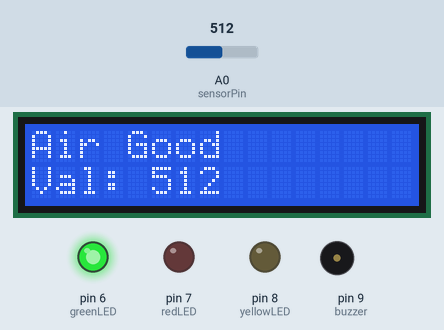
Simulated run of this sketch. Board: Arduino Uno, built with avr-gcc and run on an emulated ATmega328P. Shown: 16×2 character LCD, output pins drawn as LEDs (lit = HIGH), buzzer (waves = sounding, pin HIGH). Dashed ring = blinking. The inputs (shaded band) are chosen by the test bench; at power-on: A0 (sensorPin) = 512.

Above: at 1.2 s.
1.3 s: A0 (sensorPin) set to 534
At 2.6 s:
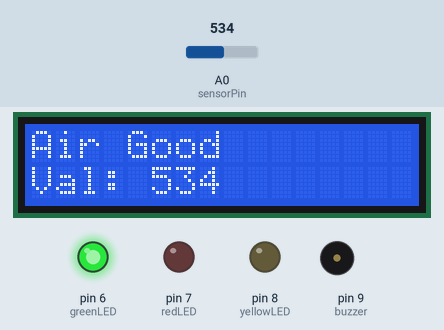
2.9 s: A0 (sensorPin) set to 558
At 3.64 s:
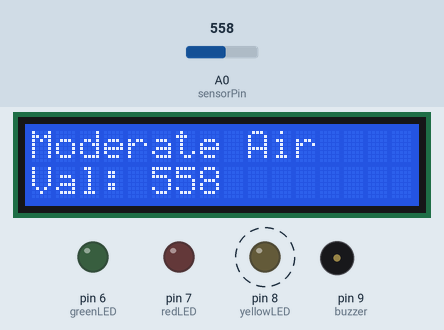
5.2 s: A0 (sensorPin) set to 632
At 6.11 s:
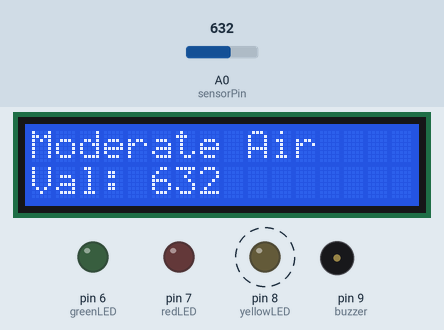
7.5 s: A0 (sensorPin) set to 660
At 8.2 s:
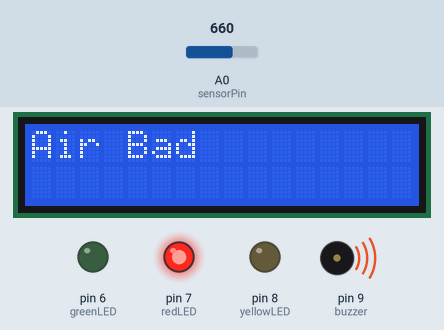
10.5 s: A0 (sensorPin) set to 540
At 11.42 s:
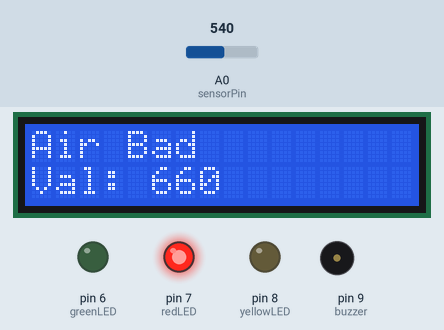
Timing chart, 0 to 13.5 s (numbered marks = the images above; inputs shaded):
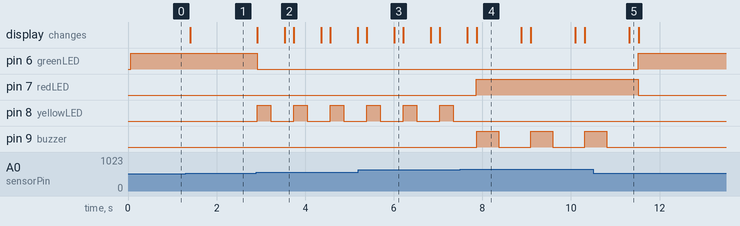

The sketch:

Air_quality.ino
```cpp
#include <Wire.h>
#include <LiquidCrystal_I2C.h>

LiquidCrystal_I2C lcd(0x27, 16, 2);

int sensorPin = A0;

int greenLED = 6;
int redLED = 7;
int yellowLED = 8;
int buzzer = 9;

int value;

void setup()
{
  pinMode(greenLED, OUTPUT);
  pinMode(redLED, OUTPUT);
  pinMode(yellowLED, OUTPUT);
  pinMode(buzzer, OUTPUT);

  lcd.init();
  lcd.backlight();

  Serial.begin(9600);
}

void loop()
{
  value = analogRead(sensorPin);

  lcd.clear();

  // GOOD AIR
  if (value <= 550)
  {
    digitalWrite(greenLED, HIGH);
    digitalWrite(yellowLED, LOW);
    digitalWrite(redLED, LOW);
    digitalWrite(buzzer, LOW);

    lcd.setCursor(0, 0);
    lcd.print("Air Good");
  }

  // MODERATE AIR
  else if (value <= 650)
  {
    digitalWrite(greenLED, LOW);
    digitalWrite(redLED, LOW);
    digitalWrite(buzzer, LOW);

    digitalWrite(yellowLED, HIGH);
    delay(300);
    digitalWrite(yellowLED, LOW);
    delay(300);

    lcd.setCursor(0, 0);
    lcd.print("Moderate Air");
  }

  // BAD AIR
  else
  {
    digitalWrite(greenLED, LOW);
    digitalWrite(yellowLED, LOW);
    digitalWrite(redLED, HIGH);

    lcd.setCursor(0, 0);
    lcd.print("Air Bad");

    // 🔔 Buzzer beep properly
    digitalWrite(buzzer, HIGH);
    delay(500);
    digitalWrite(buzzer, LOW);
    delay(500);
  }

  lcd.setCursor(0, 1);
  lcd.print("Val: ");
  lcd.print(value);

  delay(200);
}
```

Measured:
- the behaviour switches between 550 and 551 on A0 (sensorPin) (found by bisection; images 1 and 2)
- the behaviour switches between 650 and 651 on A0 (sensorPin) (found by bisection; images 3 and 4)
- after the input at 1.3 s, the display: changes after 0.10 s (image 1)
- after the input at 2.9 s, pin 6 (greenLED): HIGH → LOW at once; pin 8 (yellowLED): alternates HIGH for 0.30 s and LOW for 0.52 s, starting at once; the display: first changes at once (image 2 shows a later state)
- after the input at 5.2 s, the display: first differs from a run without the input after 0.81 s (image 3)
- after the input at 7.5 s, pin 7 (redLED): LOW → HIGH after 0.36 s; pin 8 (yellowLED): stops changing and stays LOW; pin 9 (buzzer): alternates HIGH for 0.50 s and LOW for 0.72 s, starting after 0.37 s; the display: first differs from a run without the input after 0.37 s (image 4)
- after the input at 10.5 s, pin 6 (greenLED): LOW → HIGH after 1.0 s; pin 7 (redLED): HIGH → LOW after 1.0 s; pin 9 (buzzer): goes on until 10.8 s, then stays LOW
